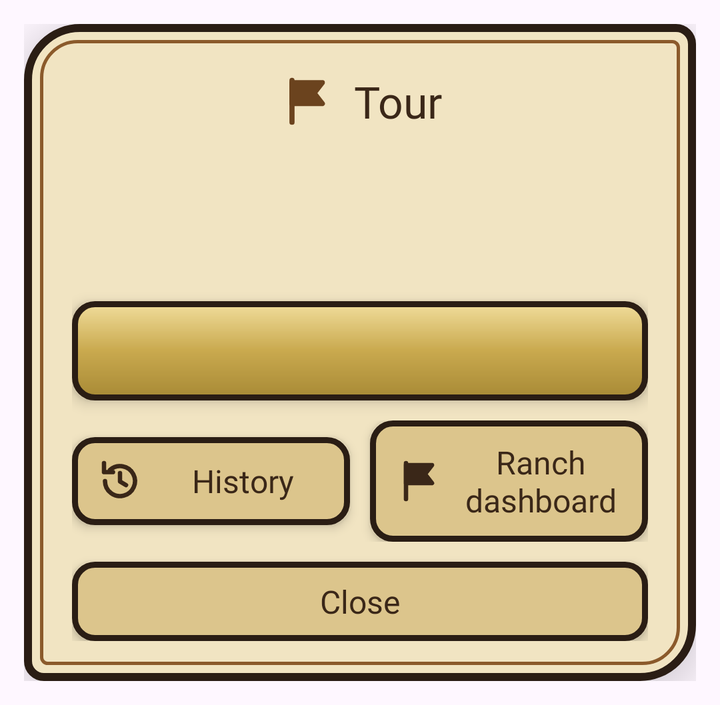
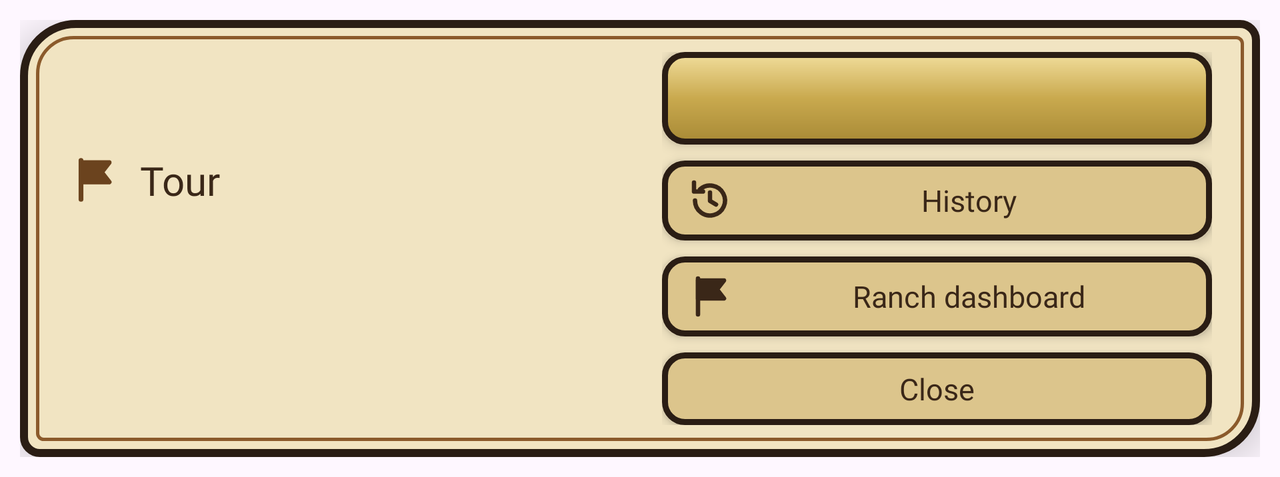

Compare how this app lays out the same screen by default and in its alternative resource folder. The renders come first, then the two layout files and the values they reference.
<!-- AndroidManifest.xml: application theme Theme.CowboyFriend -->
<!-- res/layout/dialog_tour.xml -->
<?xml version="1.0" encoding="utf-8"?>
<FrameLayout xmlns:android="http://schemas.android.com/apk/res/android"
    android:layout_width="match_parent"
    android:layout_height="wrap_content"
    android:padding="12dp">

    <LinearLayout
        android:layout_width="match_parent"
        android:layout_height="wrap_content"
        android:background="@drawable/shape_ww_dialog_card_bg"
        android:elevation="12dp"
        android:orientation="vertical"
        android:paddingStart="24dp"
        android:paddingTop="24dp"
        android:paddingEnd="24dp"
        android:paddingBottom="20dp">

        
        <LinearLayout
            android:layout_width="match_parent"
            android:layout_height="wrap_content"
            android:gravity="center"
            android:orientation="horizontal">

            <ImageView
                android:layout_width="28dp"
                android:layout_height="28dp"
                android:contentDescription="@null"
                android:src="@drawable/ic_tour_flag"
                android:tint="@color/ww_saddle_dark" />

            <TextView
                android:layout_width="wrap_content"
                android:layout_height="wrap_content"
                android:layout_marginStart="10dp"
                android:fontFamily="@font/heebo_extrabold"
                android:text="@string/tour_dialog_title"
                android:textColor="@color/ww_ink"
                android:textSize="22sp" />
        </LinearLayout>

        
        <TextView
            android:id="@+id/tvTourDialogHeadline"
            android:layout_width="match_parent"
            android:layout_height="wrap_content"
            android:layout_marginTop="16dp"
            android:fontFamily="@font/heebo_bold"
            android:gravity="center"
            android:textColor="@color/ww_ink"
            android:textSize="20sp" />

        <TextView
            android:id="@+id/tvTourDialogInfo"
            android:layout_width="match_parent"
            android:layout_height="wrap_content"
            android:layout_marginTop="4dp"
            android:fontFamily="@font/heebo_medium"
            android:gravity="center"
            android:lineSpacingExtra="3dp"
            android:textColor="@color/ww_ink_soft"
            android:textSize="15sp" />

        <LinearLayout
            android:id="@+id/llTourDialogTrack"
            android:layout_width="match_parent"
            android:layout_height="12dp"
            android:layout_marginTop="12dp"
            android:background="@drawable/shape_ww_edittext_bg"
            android:orientation="horizontal"
            android:padding="2dp"
            android:visibility="gone"
            android:weightSum="100">

            <View
                android:id="@+id/vTourDialogFill"
                android:layout_width="0dp"
                android:layout_height="match_parent"
                android:background="@color/ww_turquoise" />
        </LinearLayout>

        
        <TextView
            android:id="@+id/btnTourDialogMain"
            android:layout_width="match_parent"
            android:layout_height="wrap_content"
            android:layout_marginTop="18dp"
            android:background="@drawable/shape_ww_btn_rect_brass"
            android:elevation="4dp"
            android:fontFamily="@font/heebo_extrabold"
            android:gravity="center"
            android:paddingTop="12dp"
            android:paddingBottom="12dp"
            android:textColor="@color/ww_iron"
            android:textSize="19sp" />

        
        <LinearLayout
            android:layout_width="match_parent"
            android:layout_height="wrap_content"
            android:layout_marginTop="10dp"
            android:gravity="center_vertical"
            android:orientation="horizontal">

            <TextView
                android:id="@+id/btnTourDialogHistory"
                android:layout_width="0dp"
                android:layout_height="wrap_content"
                android:layout_weight="1"
                android:background="@drawable/shape_ww_btn_rect_sand"
                android:drawablePadding="8dp"
                android:drawableStart="@drawable/ic_tour_history"
                android:drawableTint="@color/ww_ink"
                android:elevation="3dp"
                android:fontFamily="@font/heebo_bold"
                android:gravity="center"
                android:paddingStart="12dp"
                android:paddingTop="10dp"
                android:paddingEnd="12dp"
                android:paddingBottom="10dp"
                android:text="@string/tour_history_short"
                android:textColor="@color/ww_ink"
                android:textSize="16sp" />

            
            <TextView
                android:id="@+id/btnTourDialogDashboard"
                android:layout_width="0dp"
                android:layout_height="wrap_content"
                android:layout_marginStart="10dp"
                android:layout_weight="1"
                android:background="@drawable/shape_ww_btn_rect_sand"
                android:drawablePadding="8dp"
                android:drawableStart="@drawable/ic_tour_flag"
                android:drawableTint="@color/ww_ink"
                android:elevation="3dp"
                android:fontFamily="@font/heebo_bold"
                android:gravity="center"
                android:paddingStart="12dp"
                android:paddingTop="10dp"
                android:paddingEnd="12dp"
                android:paddingBottom="10dp"
                android:text="@string/dash_title"
                android:textColor="@color/ww_ink"
                android:textSize="16sp" />
        </LinearLayout>

        <TextView
            android:id="@+id/btnTourDialogClose"
            android:layout_width="match_parent"
            android:layout_height="wrap_content"
            android:layout_marginTop="10dp"
            android:background="@drawable/shape_ww_btn_rect_sand"
            android:elevation="3dp"
            android:fontFamily="@font/heebo_bold"
            android:gravity="center"
            android:paddingTop="9dp"
            android:paddingBottom="9dp"
            android:text="@string/close"
            android:textColor="@color/ww_ink"
            android:textSize="16sp" />
    </LinearLayout>
</FrameLayout>
<!-- resources referenced by this layout -->
<resources>
  <color name="ww_ink">#3A2718</color>
  <color name="ww_ink_soft">#6B5439</color>
  <color name="ww_iron">#2A1D14</color>
  <color name="ww_saddle_dark">#6B431E</color>
  <color name="ww_turquoise">#3F7C74</color>
  <!-- drawable ic_tour_flag (drawable) -->
  <vector xmlns:android="http://schemas.android.com/apk/res/android"
      android:width="24dp"
      android:height="24dp"
      android:viewportWidth="24"
      android:viewportHeight="24">
      <path
          android:pathData="M6,21 V3"
          android:strokeColor="#FF000000"
          android:strokeWidth="2.2"
          android:strokeLineCap="round"
          android:fillColor="#00000000"/>
      <path
          android:pathData="M6,4 H19 L15.5,8.5 L19,13 H6 Z"
          android:strokeColor="#FF000000"
          android:strokeWidth="2.2"
          android:strokeLineJoin="round"
          android:fillColor="#FF000000"/>
  </vector>
  <!-- drawable ic_tour_history (drawable) -->
  <vector xmlns:android="http://schemas.android.com/apk/res/android"
      android:width="24dp"
      android:height="24dp"
      android:viewportWidth="24"
      android:viewportHeight="24">
      <path
          android:pathData="M4.5,12 A7.5,7.5 0 1 0 7,6.4"
          android:strokeColor="#FF000000"
          android:strokeWidth="2.2"
          android:strokeLineCap="round"
          android:fillColor="#00000000"/>
      <path
          android:pathData="M4,3 V7.5 H8.5"
          android:strokeColor="#FF000000"
          android:strokeWidth="2.2"
          android:strokeLineCap="round"
          android:strokeLineJoin="round"
          android:fillColor="#00000000"/>
      <path
          android:pathData="M12,8 V12.2 L15,14"
          android:strokeColor="#FF000000"
          android:strokeWidth="2.2"
          android:strokeLineCap="round"
          android:strokeLineJoin="round"
          android:fillColor="#00000000"/>
  </vector>
  <!-- drawable shape_ww_btn_rect_brass (drawable) -->
  <?xml version="1.0" encoding="utf-8"?>
  <shape xmlns:android="http://schemas.android.com/apk/res/android"
      android:shape="rectangle">
      <gradient
          android:angle="270"
          android:startColor="#F0DC9A"
          android:centerColor="#C9A94E"
          android:endColor="#A88A36" />
      <corners android:radius="10dp" />
      <stroke
          android:width="3dp"
          android:color="@color/ww_iron" />
  </shape>
  <!-- drawable shape_ww_btn_rect_sand (drawable) -->
  <?xml version="1.0" encoding="utf-8"?>
  <shape xmlns:android="http://schemas.android.com/apk/res/android"
      android:shape="rectangle">
      <solid android:color="@color/ww_parchment_3" />
      <corners android:radius="10dp" />
      <stroke
          android:width="3dp"
          android:color="@color/ww_iron" />
  </shape>
  <!-- drawable shape_ww_edittext_bg (drawable) -->
  <?xml version="1.0" encoding="utf-8"?>
  <shape xmlns:android="http://schemas.android.com/apk/res/android"
      android:shape="rectangle">
      <solid android:color="@color/ww_parchment_2" />
      <corners android:radius="8dp" />
      <stroke
          android:width="2dp"
          android:color="@color/ww_iron" />
      <padding
          android:left="10dp"
          android:top="6dp"
          android:right="10dp"
          android:bottom="6dp" />
  </shape>
  <string name="close">Close</string>
  <string name="dash_title">Ranch dashboard</string>
  <string name="tour_dialog_title">Tour</string>
  <string name="tour_history_short">History</string>
  <style name="Theme.CowboyFriend" parent="Base.Theme.CowboyFriend" />
  <color name="ww_parchment_3">#DCC58C</color>
  <color name="ww_parchment">#F1E4C2</color>
  <color name="ww_saddle">#8B5A2B</color>
  <color name="ww_parchment_2">#E7D5A6</color>
  <style name="Base.Theme.CowboyFriend" parent="Theme.Material3.DayNight.NoActionBar">
          
          
      </style>
  <!-- some entries are left out for length -->
</resources>
<!-- res/layout-land/dialog_tour.xml (the repository's variant of the layout above) -->
<!-- drawn on the phone turned sideways -->
<?xml version="1.0" encoding="utf-8"?>
<FrameLayout xmlns:android="http://schemas.android.com/apk/res/android"
    android:layout_width="match_parent"
    android:layout_height="wrap_content"
    android:padding="10dp">

    <LinearLayout
        android:layout_width="match_parent"
        android:layout_height="wrap_content"
        android:background="@drawable/shape_ww_dialog_card_bg"
        android:elevation="12dp"
        android:gravity="center_vertical"
        android:orientation="horizontal"
        android:paddingStart="24dp"
        android:paddingTop="16dp"
        android:paddingEnd="24dp"
        android:paddingBottom="16dp">

        <LinearLayout
            android:layout_width="0dp"
            android:layout_height="wrap_content"
            android:layout_weight="1"
            android:orientation="vertical">

            <LinearLayout
                android:layout_width="match_parent"
                android:layout_height="wrap_content"
                android:gravity="center_vertical"
                android:orientation="horizontal">

                <ImageView
                    android:layout_width="26dp"
                    android:layout_height="26dp"
                    android:contentDescription="@null"
                    android:src="@drawable/ic_tour_flag"
                    android:tint="@color/ww_saddle_dark" />

                <TextView
                    android:layout_width="wrap_content"
                    android:layout_height="wrap_content"
                    android:layout_marginStart="10dp"
                    android:fontFamily="@font/heebo_extrabold"
                    android:text="@string/tour_dialog_title"
                    android:textColor="@color/ww_ink"
                    android:textSize="20sp" />
            </LinearLayout>

            <TextView
                android:id="@+id/tvTourDialogHeadline"
                android:layout_width="match_parent"
                android:layout_height="wrap_content"
                android:layout_marginTop="10dp"
                android:fontFamily="@font/heebo_bold"
                android:textColor="@color/ww_ink"
                android:textSize="19sp" />

            <TextView
                android:id="@+id/tvTourDialogInfo"
                android:layout_width="match_parent"
                android:layout_height="wrap_content"
                android:layout_marginTop="2dp"
                android:fontFamily="@font/heebo_medium"
                android:lineSpacingExtra="3dp"
                android:textColor="@color/ww_ink_soft"
                android:textSize="15sp" />

            <LinearLayout
                android:id="@+id/llTourDialogTrack"
                android:layout_width="match_parent"
                android:layout_height="12dp"
                android:layout_marginTop="10dp"
                android:background="@drawable/shape_ww_edittext_bg"
                android:orientation="horizontal"
                android:padding="2dp"
                android:visibility="gone"
                android:weightSum="100">

                <View
                    android:id="@+id/vTourDialogFill"
                    android:layout_width="0dp"
                    android:layout_height="match_parent"
                    android:background="@color/ww_turquoise" />
            </LinearLayout>
        </LinearLayout>

        <LinearLayout
            android:layout_width="0dp"
            android:layout_height="wrap_content"
            android:layout_marginStart="22dp"
            android:layout_weight="1"
            android:orientation="vertical">

            <TextView
                android:id="@+id/btnTourDialogMain"
                android:layout_width="match_parent"
                android:layout_height="wrap_content"
                android:background="@drawable/shape_ww_btn_rect_brass"
                android:elevation="4dp"
                android:fontFamily="@font/heebo_extrabold"
                android:gravity="center"
                android:paddingTop="11dp"
                android:paddingBottom="11dp"
                android:textColor="@color/ww_iron"
                android:textSize="18sp" />

            <TextView
                android:id="@+id/btnTourDialogHistory"
                android:layout_width="match_parent"
                android:layout_height="wrap_content"
                android:layout_marginTop="8dp"
                android:background="@drawable/shape_ww_btn_rect_sand"
                android:drawablePadding="8dp"
                android:drawableStart="@drawable/ic_tour_history"
                android:drawableTint="@color/ww_ink"
                android:elevation="3dp"
                android:fontFamily="@font/heebo_bold"
                android:gravity="center"
                android:paddingStart="12dp"
                android:paddingTop="8dp"
                android:paddingEnd="12dp"
                android:paddingBottom="8dp"
                android:text="@string/tour_history_short"
                android:textColor="@color/ww_ink"
                android:textSize="15sp" />

            
            <TextView
                android:id="@+id/btnTourDialogDashboard"
                android:layout_width="match_parent"
                android:layout_height="wrap_content"
                android:layout_marginTop="8dp"
                android:background="@drawable/shape_ww_btn_rect_sand"
                android:drawablePadding="8dp"
                android:drawableStart="@drawable/ic_tour_flag"
                android:drawableTint="@color/ww_ink"
                android:elevation="3dp"
                android:fontFamily="@font/heebo_bold"
                android:gravity="center"
                android:paddingStart="12dp"
                android:paddingTop="8dp"
                android:paddingEnd="12dp"
                android:paddingBottom="8dp"
                android:text="@string/dash_title"
                android:textColor="@color/ww_ink"
                android:textSize="15sp" />

            <TextView
                android:id="@+id/btnTourDialogClose"
                android:layout_width="match_parent"
                android:layout_height="wrap_content"
                android:layout_marginTop="8dp"
                android:background="@drawable/shape_ww_btn_rect_sand"
                android:elevation="3dp"
                android:fontFamily="@font/heebo_bold"
                android:gravity="center"
                android:paddingTop="8dp"
                android:paddingBottom="8dp"
                android:text="@string/close"
                android:textColor="@color/ww_ink"
                android:textSize="15sp" />
        </LinearLayout>
    </LinearLayout>
</FrameLayout>
